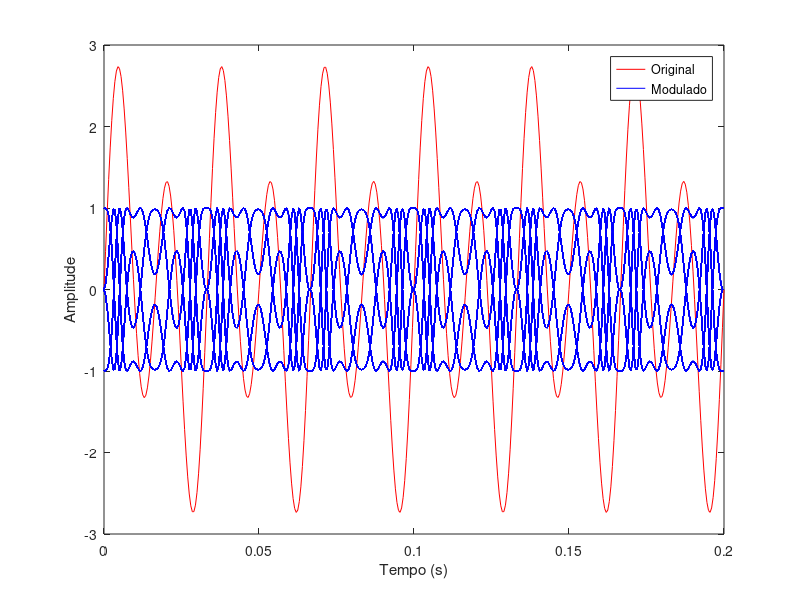

Reproduce this figure in MATLAB.
% Frequência de amostragem
fs = 2000;

% Frequência da portadora
fc = 500;

t = (0:1/fs:0.2)';

% Sinal de mensagem.
x = sin(2*pi*30*t) + 2*sin(2*pi*60*t);

% Desvio de frequência.
fDev = 50;

% Usar a função do communications toolbox.
y = fmmod(x, fc, fs, fDev);

figure(1)
plot(t, x, 'r')
hold on
plot(t, y, 'b')
xlabel('Tempo (s)')
ylabel('Amplitude')
legend('Original','Modulado')


